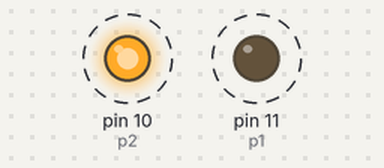
Recording of a sketch running on a simulated Arduino Uno, built with avr-gcc and run on an emulated ATmega328P. On the bench: output pins drawn as LEDs (lit = HIGH). Dashed ring = blinking.

Above: at 36.0 s.
Timing chart, 0 to 36.3 s (numbered marks = the images above):
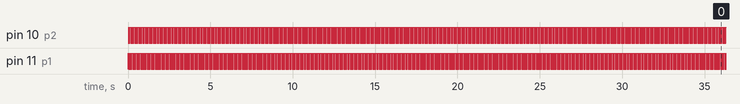

Measured:
- by itself, pin 10 (p2), pin 11 (p1): alternates HIGH for 0.04 s and LOW for 0.04 s

The sketch:

cop_lights.ino
```cpp
int a = 40;
int p1 = 11;
int p2 = 10;

void setup() {
  pinMode(p1,OUTPUT);
  pinMode(p2,OUTPUT);

}

void loop() {

  digitalWrite(p1,HIGH);
  delay(a);
  digitalWrite(p1,LOW);
  digitalWrite(p2,HIGH);
  delay(a);
  digitalWrite(p2,LOW);
}
```
